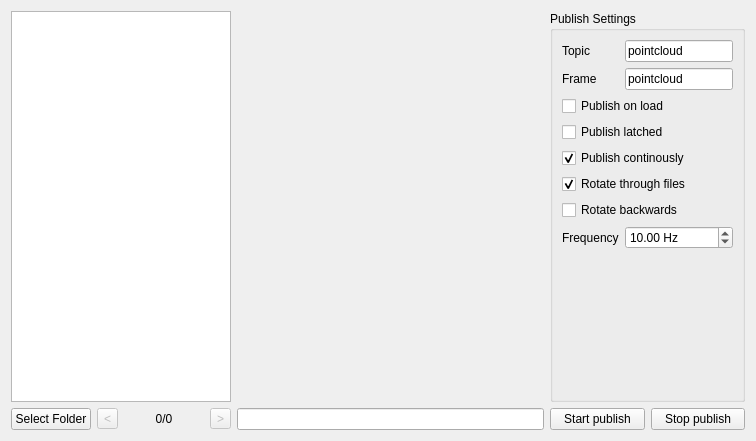
<?xml version="1.0" encoding="UTF-8"?>
<ui version="4.0">
 <class>RqtPcdViewerWidgetUi</class>
 <widget class="QWidget" name="RqtPcdViewerWidgetUi">
  <property name="geometry">
   <rect>
    <x>0</x>
    <y>0</y>
    <width>756</width>
    <height>441</height>
   </rect>
  </property>
  <property name="sizePolicy">
   <sizepolicy hsizetype="Preferred" vsizetype="Preferred">
    <horstretch>0</horstretch>
    <verstretch>0</verstretch>
   </sizepolicy>
  </property>
  <property name="windowTitle">
   <string>Form</string>
  </property>
  <layout class="QGridLayout" name="gridLayout">
   <item row="1" column="1">
    <widget class="QToolButton" name="previousPcdButton">
     <property name="enabled">
      <bool>false</bool>
     </property>
     <property name="sizePolicy">
      <sizepolicy hsizetype="Fixed" vsizetype="Fixed">
       <horstretch>0</horstretch>
       <verstretch>0</verstretch>
      </sizepolicy>
     </property>
     <property name="text">
      <string>&lt;</string>
     </property>
    </widget>
   </item>
   <item row="1" column="5">
    <widget class="QPushButton" name="startPublishButton">
     <property name="sizePolicy">
      <sizepolicy hsizetype="Minimum" vsizetype="Fixed">
       <horstretch>0</horstretch>
       <verstretch>0</verstretch>
      </sizepolicy>
     </property>
     <property name="text">
      <string>Start publish</string>
     </property>
    </widget>
   </item>
   <item row="0" column="4">
    <widget class="QVTKWidget" name="pcdView" native="true">
     <property name="sizePolicy">
      <sizepolicy hsizetype="Ignored" vsizetype="Ignored">
       <horstretch>0</horstretch>
       <verstretch>0</verstretch>
      </sizepolicy>
     </property>
    </widget>
   </item>
   <item row="1" column="2">
    <widget class="QLabel" name="curPcdLabel">
     <property name="sizePolicy">
      <sizepolicy hsizetype="Minimum" vsizetype="Fixed">
       <horstretch>0</horstretch>
       <verstretch>0</verstretch>
      </sizepolicy>
     </property>
     <property name="text">
      <string>0/0</string>
     </property>
     <property name="alignment">
      <set>Qt::AlignCenter</set>
     </property>
    </widget>
   </item>
   <item row="1" column="3">
    <widget class="QToolButton" name="nextPcdButton">
     <property name="enabled">
      <bool>false</bool>
     </property>
     <property name="sizePolicy">
      <sizepolicy hsizetype="Fixed" vsizetype="Fixed">
       <horstretch>0</horstretch>
       <verstretch>0</verstretch>
      </sizepolicy>
     </property>
     <property name="text">
      <string>&gt;</string>
     </property>
    </widget>
   </item>
   <item row="1" column="4">
    <widget class="QLineEdit" name="statusLineEdit">
     <property name="readOnly">
      <bool>true</bool>
     </property>
    </widget>
   </item>
   <item row="0" column="0" colspan="4">
    <widget class="QTreeView" name="fileTreeView">
     <property name="sizePolicy">
      <sizepolicy hsizetype="Minimum" vsizetype="Expanding">
       <horstretch>0</horstretch>
       <verstretch>0</verstretch>
      </sizepolicy>
     </property>
     <property name="maximumSize">
      <size>
       <width>220</width>
       <height>16777215</height>
      </size>
     </property>
    </widget>
   </item>
   <item row="1" column="0">
    <widget class="QPushButton" name="selectFolderButton">
     <property name="sizePolicy">
      <sizepolicy hsizetype="Minimum" vsizetype="Fixed">
       <horstretch>0</horstretch>
       <verstretch>0</verstretch>
      </sizepolicy>
     </property>
     <property name="text">
      <string>Select Folder</string>
     </property>
    </widget>
   </item>
   <item row="1" column="6">
    <widget class="QPushButton" name="stopPublishButton">
     <property name="text">
      <string>Stop publish</string>
     </property>
    </widget>
   </item>
   <item row="0" column="5" colspan="2">
    <widget class="QGroupBox" name="publishSettingsBox">
     <property name="title">
      <string>Publish Settings</string>
     </property>
     <layout class="QFormLayout" name="formLayout">
      <item row="0" column="0">
       <widget class="QLabel" name="topicLabel">
        <property name="text">
         <string>Topic</string>
        </property>
       </widget>
      </item>
      <item row="0" column="1">
       <widget class="QLineEdit" name="topicLineEdit">
        <property name="text">
         <string>pointcloud</string>
        </property>
       </widget>
      </item>
      <item row="1" column="0">
       <widget class="QLabel" name="frameLabel">
        <property name="text">
         <string>Frame</string>
        </property>
       </widget>
      </item>
      <item row="1" column="1">
       <widget class="QLineEdit" name="frameLineEdit">
        <property name="text">
         <string>pointcloud</string>
        </property>
       </widget>
      </item>
      <item row="2" column="0" colspan="2">
       <widget class="QCheckBox" name="publishOnLoadCheckBox">
        <property name="text">
         <string>Publish on load</string>
        </property>
       </widget>
      </item>
      <item row="3" column="0" colspan="2">
       <widget class="QCheckBox" name="publishLatchedCheckBox">
        <property name="text">
         <string>Publish latched</string>
        </property>
       </widget>
      </item>
      <item row="4" column="0" colspan="2">
       <widget class="QCheckBox" name="publishContinouslyCheckBox">
        <property name="text">
         <string>Publish continously</string>
        </property>
        <property name="checked">
         <bool>true</bool>
        </property>
       </widget>
      </item>
      <item row="5" column="0" colspan="2">
       <widget class="QCheckBox" name="rotateFilesCheckBox">
        <property name="text">
         <string>Rotate through files</string>
        </property>
        <property name="checked">
         <bool>true</bool>
        </property>
       </widget>
      </item>
      <item row="6" column="0" colspan="2">
       <widget class="QCheckBox" name="rotateBackwardsCheckbox">
        <property name="text">
         <string>Rotate backwards</string>
        </property>
       </widget>
      </item>
      <item row="7" column="1">
       <widget class="QDoubleSpinBox" name="frequencySpinBox">
        <property name="suffix">
         <string> Hz</string>
        </property>
        <property name="minimum">
         <double>0.100000000000000</double>
        </property>
        <property name="maximum">
         <double>300.000000000000000</double>
        </property>
        <property name="value">
         <double>10.000000000000000</double>
        </property>
       </widget>
      </item>
      <item row="7" column="0">
       <widget class="QLabel" name="frequencyLabel">
        <property name="text">
         <string>Frequency</string>
        </property>
       </widget>
      </item>
     </layout>
    </widget>
   </item>
  </layout>
 </widget>
 <customwidgets>
  <customwidget>
   <class>QVTKWidget</class>
   <extends>QWidget</extends>
   <header location="global">QVTKWidget.h</header>
   <container>1</container>
  </customwidget>
 </customwidgets>
 <resources/>
 <connections/>
</ui>
